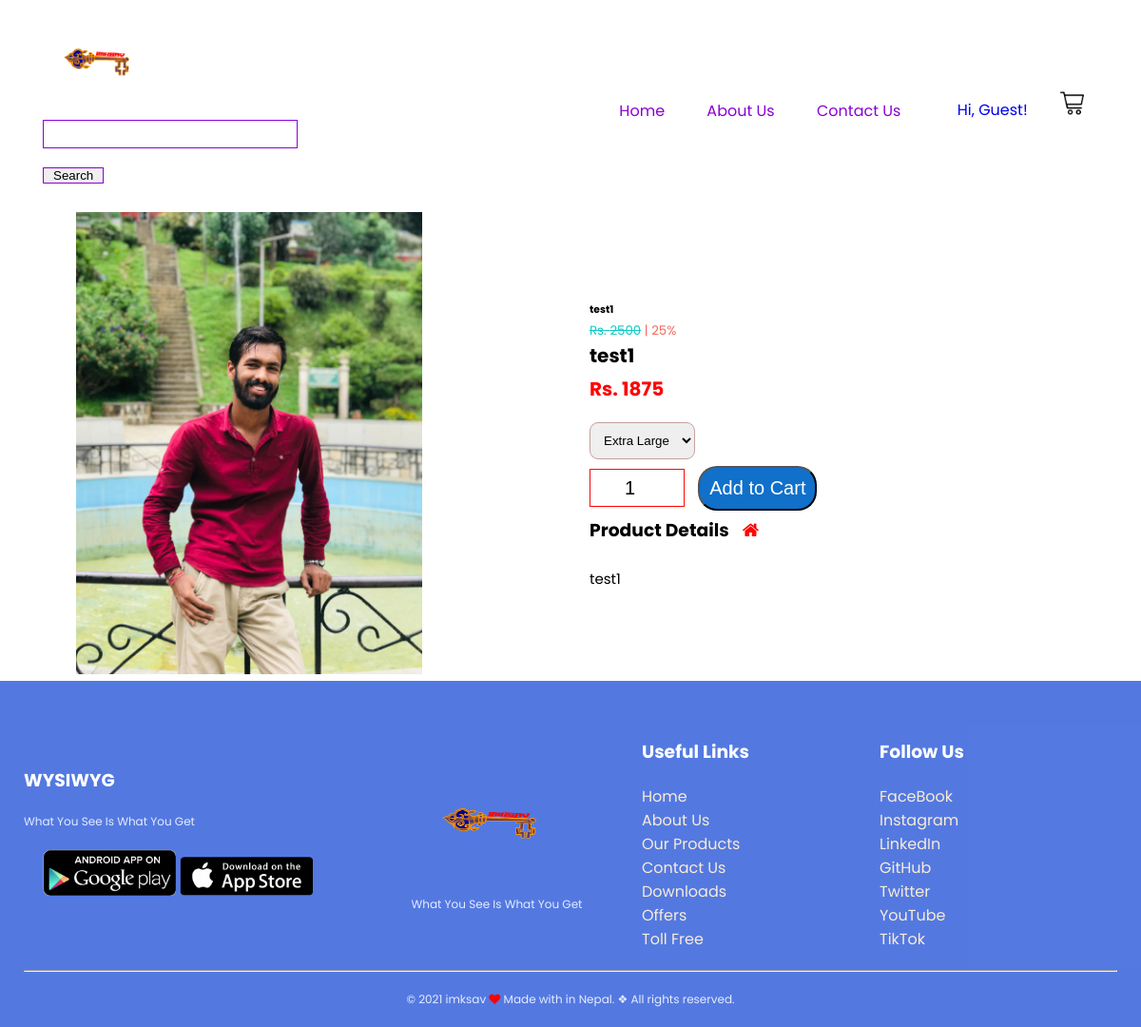
/pages/product_details.php?token=52, run on the app's committed database.
### tables this page shows
CREATE TABLE `products` (
  `id` int(255) NOT NULL,
  `product_category` varchar(255) NOT NULL,
  `product_brand` varchar(255) NOT NULL,
  `product_name` varchar(255) NOT NULL,
  `product_description` varchar(255) NOT NULL,
  `product_featured` varchar(255) NOT NULL,
  `product_quantity` varchar(255) NOT NULL,
  `marked_price` varchar(255) NOT NULL,
  `discount_percent` varchar(255) NOT NULL,
  `file_path` varchar(255) NOT NULL,
  `created_date` timestamp(6) NOT NULL DEFAULT current_timestamp(6) ON UPDATE current_timestamp(6)
);

### pages/product_details.php (the view, shortened to what this page needs)
<?php
include("../modules/header.php");
 include("../helper/connect.php");
?>
<!DOCTYPE html>
<html lang="en">
<head>
   <link rel="stylesheet" href="https://cdn.jsdelivr.net/npm/bootstrap-icons@1.5.0/font/bootstrap-icons.css">
   <link rel="stylesheet" href="https://cdnjs.cloudflare.com/ajax/libs/font-awesome/4.7.0/css/font-awesome.min.css">
   <link rel="stylesheet" href="">
</head>
<body>
   <?php
      if(isset($_GET['token'])){
       $token = $_GET['token'];
         $data = mysqli_query($conn, "SELECT * FROM products WHERE id  = $token");
         $products_details = mysqli_fetch_assoc($data);
           ?>
         <div class="small-container single-product">
         <div class="row">
            <div class="col-2">
               <img src="../admin/<?php echo $products_details['file_path'] ?>" width="70%" height="100%" id="ProductImg">
            </div>
            <div class="col-2">
               <h6><?php echo $products_details['product_brand']?></h6>
               <?php
               if($products_details['discount_percent']==0){
                  ?>
               <h5><?php echo $products_details['product_name'] ?></h5>
               <h4>Rs. <?php echo $products_details['marked_price'] - ($products_details['discount_percent']/100)* $products_details['marked_price'] ?></h4>
               <form action="./insert_cart.php?token=<?php echo $products_details['id']?>" class="to-cart" method="POST">
                  <input hidden name="price" type="text" value="<?php echo $products_details['marked_price'] - ($products_details['discount_percent']/100)* $products_details['marked_price'] ?>" style="display=none;">
                  <input hidden name="image" type="text" value="../admin/<?php echo $products_details['file_path'] ?>" style="display=none;">
                 <select name="select_size" required>
                    <option value="Extra Large" name="extra_large">Extra Large</option>
                    <option value="Large" name="large">Large</option>
                    <option value="Medium" name="medium">Medium</option>
                    <option value="Small" name="small">Small</option>
                 </select>
                 <input name="quantity" type="number" value="1" class="quantity">
                  <button name="button" class="cart-btn" style="padding:10px;">Add to Cart</button>
              </form>
               <h3>Product Details <i class="fa fa-home"></i> </h3>
               <br>
               <p><?php echo $products_details['product_description'] ?></p>
               <?php
               }
               else{
                  ?>
               <small><del>Rs. <?php echo $products_details['marked_price'] ?></del> | <?php echo $products_details['discount_percent']."%" ?></small>
               <h5><?php echo $products_details['product_name'] ?></h5>
               <h4>Rs. <?php echo $products_details['marked_price'] - ($products_details['discount_percent']/100)* $products_details['marked_price'] ?></h4>
               <form action="./insert_cart.php?token=<?php echo $products_details['id']?>" class="to-cart" method="POST">
                 <select name="select_size" required>
                    <option value="Extra Large" name="extra_large">Extra Large</option>
                 </select>
                 <input name="quantity" type="number" value="1" class="quantity">
                  <button name="button" class="cart-btn" style="padding:10px;">Add to Cart</button>
              </form>
               <h3>Product Details <i class="fa fa-home"></i> </h3>
               <br>
               <p><?php echo $products_details['product_description'] ?></p>
               <?php
               }
               ?>
            </div>
         </div>
      </div>
      <?php
   }
   else{
            echo "<center><h1 style='padding-top:100px; height:600px;'>404 - Page Not Found</h1></center>";
         }
   ?>
    <?php
   include("../modules/footer.php");
   ?>
</body>
</html>

### css/style.css (style rules this page uses)
* { margin: 0; padding: 0; box-sizing: border-box; }
body { font-family: 'Poppins', sans-serif, 'Times New Roman', Times, serif; }
.row { display: flex; align-items: center; justify-content: space-around; flex-wrap: wrap; }
.col-2 { flex-basis: 50%; min-width: 300px; }
.col-2 img { max-width: 100%; padding: 50px 0; }
.small-container { max-width: 1080px; margin: auto; padding-left: 25px; padding-right: 25px; }
select { border: 1px solid #c3a29e; padding: 5px; border-radius: 9px }
.single-product, .col-2 { padding-left: 20px; }
.single-product, .col-2 img { padding: 0; }
.single-product h4 { margin: 5px 0; font-size: 22px; font-weight: bold; }
.single-product small { color: #f3675a; }
.single-product del { color: #10CAC5; }
.single-product h5 { color: #000; font-weight: bold; font-size: 20px; }
.single-product h4 { color: #ff0404; font-weight: bold; font-size: 20px; }
.single-product p { color: #000; font-size: 15px; }
.single-product select { display: block; padding: 10px; margin-top: 20px; }
.to-cart input { width: 100px; height: 40px; padding-left: 10px; font-size: 20px; margin-right: 10px; border: 1px solid #ff0404; text-align: center; }
.to-cart .cart-btn { width: fit-content; background-color: #1070ca; border-radius: 20px; color: white; font-size: 20px; margin-right: 10px; text-align: center; cursor: pointer; }
.single-product .fa { color: #ff0404; margin-left: 10px; }
form input { width: 100%; height: 30px; margin: 10px 0; padding: 0 10px; border: 1px solid #8a00d4; }

### data on the page
products: file_path (picture), product_brand "test1", marked_price "2500", discount_percent "25", product_name "test1", marked_price+discount_percent "1875", product_description "test1"
